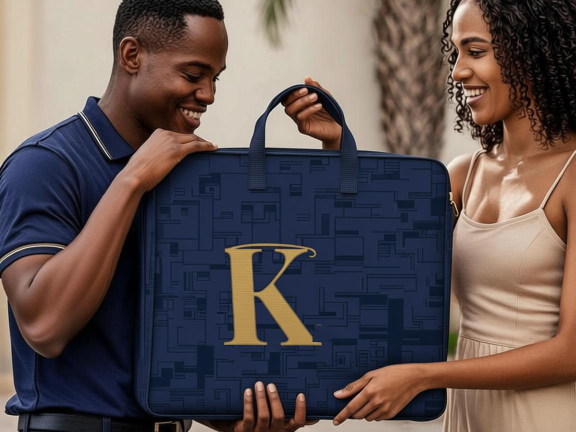
#> input picture work/image-rev5/carrier-k-final-nodot2.png, 1152 x 864 px, found by its file name (shown at 1/2 size)
$ python check_weave.py
#> lines starting #> are read from the running program, lines starting #| are printed output that depends on the picture; pictures that were not available may be replaced by others from this repository, and a replacement may not be noted
#!/usr/bin/env python3
"""Compare weave texture statistics inside vs outside the patched zones.
Also detect the weave pattern period to check source-alignment (SHIFT=33)."""
from PIL import Image
import numpy as np

A = np.asarray(Image.open('/home/z/my-project/work/image-rev5/carrier-k-final-nodot2.png').convert('RGB')).astype(np.float32)
B = np.asarray(Image.open('/home/z/Kozy-Dryclean/public/brand/images/laundry-handover.png').convert('RGB')).astype(np.float32)
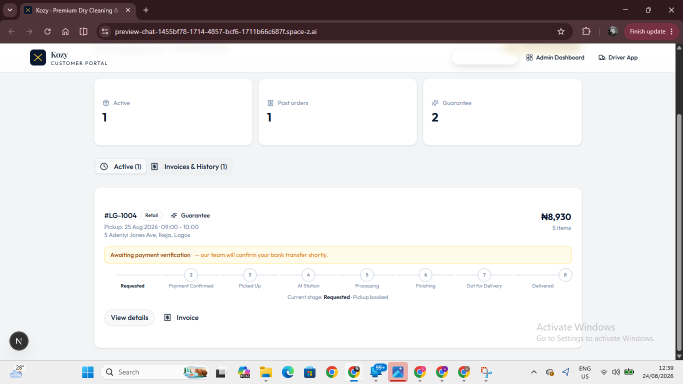
#> input picture upload/pasted_image_1787571565914.png, 1366 x 768 px, given in place of laundry-handover.png, which was not available (shown at 1/2 size)

def lum(a): return a.mean(axis=2)
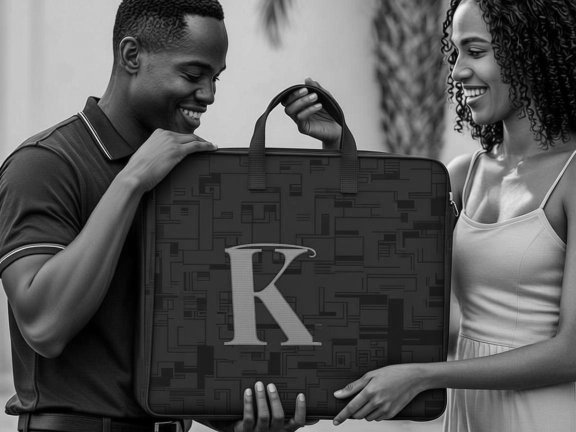
#> returned value: shape (864, 1152) float32 (shown at 1/2 size); min 0, max 252, mean 86.6

# patch zones (approx): pass1 x444-494 y692-724 ; pass2 x448-486 y690-694
def zone_stats(a, name):
    L = lum(a)
    inside = L[694:722, 448:490]     # core of former dot area
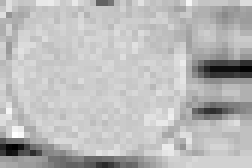
#> inside: shape (28, 42) float32 (shown 6 times larger); min 28, max 54, mean 47; drawn with min black and max white
    below  = L[726:754, 448:490]     # untouched fabric below
    above  = L[660:688, 500:560]     # untouched fabric right of stem area (avoid glyph)
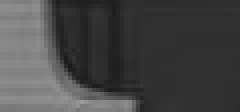
#> above: shape (28, 60) float32 (shown 4 times larger); min 25.67, max 155.7, mean 70.3
    for lbl, z in [('inside-patch', inside), ('below-fabric', below), ('fabric-right', above)]:
        print(f'  {name:8s} {lbl:14s} mean={z.mean():6.1f} std={z.std():5.2f} '
              f'localstd={np.mean([z[i:i+6, j:j+6].std() for i in range(0, z.shape[0]-6, 6) for j in range(0, z.shape[1]-6, 6)]):4.2f}')
#> this loop made 3 passes
#> lbl on passes 1 to 3: 'inside-patch', 'below-fabric', 'fabric-right'
#|   patched  inside-patch   mean=  47.0 std= 3.83 localstd=1.66
#|   patched  below-fabric   mean=  48.2 std= 3.60 localstd=0.68
#|   patched  fabric-right   mean=  70.3 std=38.22 localstd=6.71

print('=== texture stats (luminance) ===')
zone_stats(A, 'patched')
zone_stats(B, 'original')
#> call 2 of zone_stats, with name = 'original'
#> in zone_stats (call 2), `below  = L[726:754, 448:490]`:
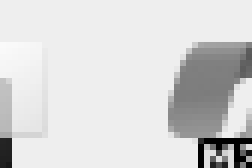
#> below: shape (28, 42) float32 (shown 6 times larger); min 0, max 250, mean 214.5
#> in zone_stats (call 2), `above  = L[660:688, 500:560]`: above: shape (28, 60) float32; every value is 255
#> the loop in zone_stats (call 2), `for lbl, z in [('inside-patch', inside), ('below-fabric', below), ('fa..` made 3 passes
#|   original inside-patch   mean= 241.3 std=11.10 localstd=2.53
#|   original below-fabric   mean= 214.5 std=51.02 localstd=10.72
#|   original fabric-right   mean= 255.0 std= 0.00 localstd=0.00

# weave period detection: autocorrelation of a clean fabric strip
L = lum(A)
strip = L[700:760, 380:440] - L[700:760, 380:440].mean(axis=1, keepdims=True)
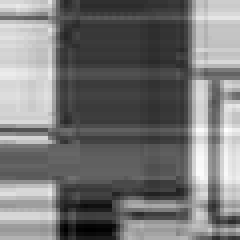
#> strip: shape (60, 60) float32 (shown 4 times larger); min -15.9, max 18.17, mean -1.32e-06; drawn with min black and max white
col = strip.mean(axis=0)
#> col = 60 values, max 11.51 at index 49, min -7.74 at index 16, mean -1.59e-06
ac = np.correlate(col, col, 'full')[len(col)-1:]
#> ac = 60 values, max 3006.4 at index 0, min -1281.6 at index 33, mean 25.05
ac /= ac[0]
#> ac = 60 values, max 1 at index 0, min -0.426 at index 33, mean 0.00833
peaks = [(d, ac[d]) for d in range(2, 40) if ac[d] > 0.35]
#> peaks = [(2, 0.815), (3, 0.687), (4, 0.581), (5, 0.512), (6, 0.468), (7, 0.42)]
print('\nvertical-thread autocorr peaks (lag, corr):', [(d, round(float(c), 2)) for d, c in peaks[:8]])
#| vertical-thread autocorr peaks (lag, corr): [(2, 0.81), (3, 0.69), (4, 0.58), (5, 0.51), (6, 0.47), (7, 0.42)]

strip2 = L[640:700, 380:440] - L[640:700, 380:440].mean(axis=0, keepdims=True)
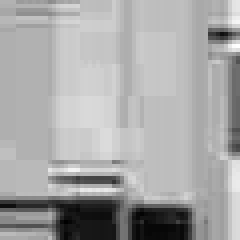
#> strip2: shape (60, 60) float32 (shown 4 times larger); min -20.48, max 10.7, mean -1.36e-07; drawn with min black and max white
row = strip2.mean(axis=1)
#> row = 60 values, max 3.62 at index 42, min -12.03 at index 56, mean 4.77e-08
ac2 = np.correlate(row, row, 'full')[len(row)-1:]
#> ac2 = 60 values, max 1226.6 at index 0, min -202 at index 40, mean 10.22
ac2 /= ac2[0]
#> ac2 = 60 values, max 1 at index 0, min -0.165 at index 40, mean 0.00833
peaks2 = [(d, ac2[d]) for d in range(2, 40) if ac2[d] > 0.35]
#> peaks2 = [(2, 0.8), (3, 0.69), (4, 0.595), (5, 0.521), (6, 0.438)]
print('horizontal-thread autocorr peaks:', [(d, round(float(c), 2)) for d, c in peaks2[:8]])
#| horizontal-thread autocorr peaks: [(2, 0.8), (3, 0.69), (4, 0.6), (5, 0.52), (6, 0.44)]

# diff map: where did patched image change vs original?
#> (the run stopped early here; a loop or call above may not have finished)
